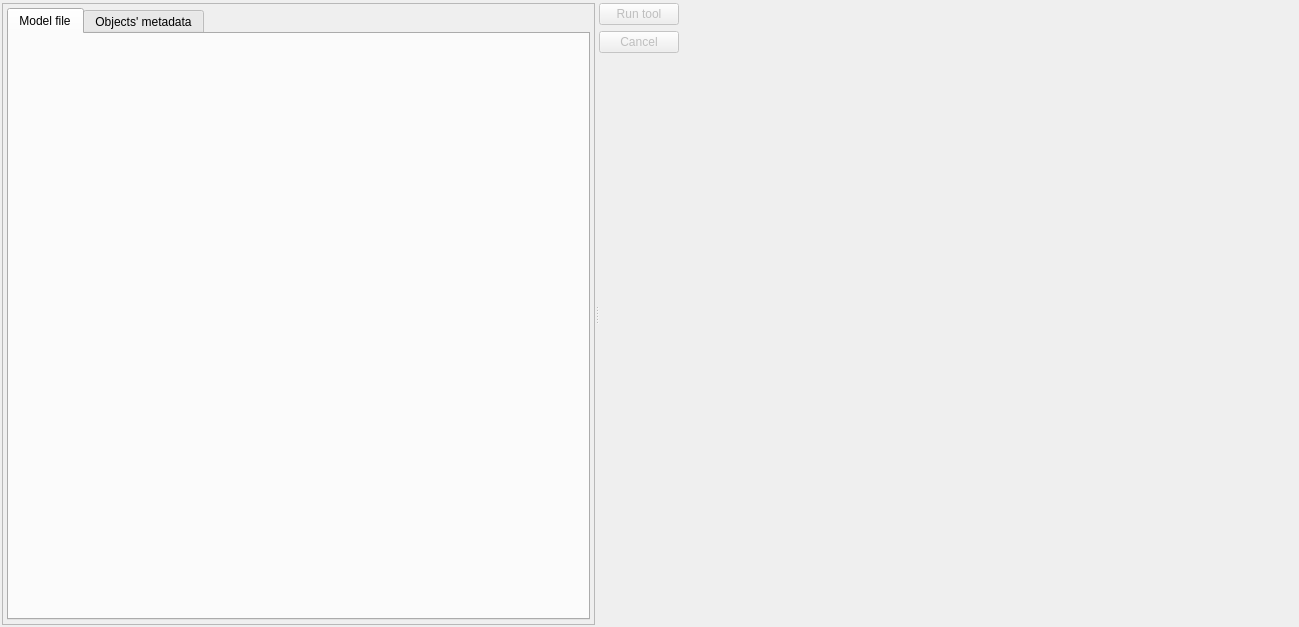
<?xml version="1.0" encoding="UTF-8"?>
<ui version="4.0">
 <class>FixToolsWidget</class>
 <widget class="QWidget" name="FixToolsWidget">
  <property name="windowModality">
   <enum>Qt::WindowModality::ApplicationModal</enum>
  </property>
  <property name="geometry">
   <rect>
    <x>0</x>
    <y>0</y>
    <width>1299</width>
    <height>627</height>
   </rect>
  </property>
  <property name="sizePolicy">
   <sizepolicy hsizetype="Expanding" vsizetype="Expanding">
    <horstretch>0</horstretch>
    <verstretch>0</verstretch>
   </sizepolicy>
  </property>
  <property name="windowTitle">
   <string>pgModeler settings</string>
  </property>
  <property name="windowIcon">
   <iconset resource="../../../../priv-core/res/logoicons.qrc">
    <normaloff>:/icons/icons/pgmodeler_logo.png</normaloff>:/icons/icons/pgmodeler_logo.png</iconset>
  </property>
  <layout class="QHBoxLayout" name="horizontalLayout">
   <property name="spacing">
    <number>5</number>
   </property>
   <property name="leftMargin">
    <number>2</number>
   </property>
   <property name="topMargin">
    <number>3</number>
   </property>
   <property name="rightMargin">
    <number>2</number>
   </property>
   <property name="bottomMargin">
    <number>2</number>
   </property>
   <item>
    <widget class="QSplitter" name="h_splitter">
     <property name="orientation">
      <enum>Qt::Orientation::Horizontal</enum>
     </property>
     <property name="childrenCollapsible">
      <bool>false</bool>
     </property>
     <widget class="QFrame" name="bg_frame">
      <property name="frameShape">
       <enum>QFrame::Shape::StyledPanel</enum>
      </property>
      <property name="frameShadow">
       <enum>QFrame::Shadow::Raised</enum>
      </property>
      <layout class="QVBoxLayout" name="verticalLayout">
       <property name="spacing">
        <number>5</number>
       </property>
       <property name="leftMargin">
        <number>4</number>
       </property>
       <property name="topMargin">
        <number>4</number>
       </property>
       <property name="rightMargin">
        <number>4</number>
       </property>
       <property name="bottomMargin">
        <number>4</number>
       </property>
       <item>
        <widget class="QTabWidget" name="tools_tbw">
         <property name="sizePolicy">
          <sizepolicy hsizetype="Expanding" vsizetype="Expanding">
           <horstretch>0</horstretch>
           <verstretch>0</verstretch>
          </sizepolicy>
         </property>
         <property name="layoutDirection">
          <enum>Qt::LayoutDirection::LeftToRight</enum>
         </property>
         <property name="currentIndex">
          <number>0</number>
         </property>
         <widget class="QWidget" name="fix_pg">
          <attribute name="icon">
           <iconset resource="../../res/resources.qrc">
            <normaloff>:/icons/icons/fixobject.png</normaloff>:/icons/icons/fixobject.png</iconset>
          </attribute>
          <attribute name="title">
           <string>Model file</string>
          </attribute>
         </widget>
         <widget class="QWidget" name="metadata_pg">
          <attribute name="icon">
           <iconset resource="../../res/resources.qrc">
            <normaloff>:/icons/icons/objmetadata.png</normaloff>:/icons/icons/objmetadata.png</iconset>
          </attribute>
          <attribute name="title">
           <string>Objects' metadata</string>
          </attribute>
         </widget>
        </widget>
       </item>
      </layout>
     </widget>
     <widget class="QWidget" name="act_btns_wgt" native="true">
      <layout class="QGridLayout" name="gridLayout">
       <property name="leftMargin">
        <number>0</number>
       </property>
       <property name="topMargin">
        <number>0</number>
       </property>
       <property name="rightMargin">
        <number>0</number>
       </property>
       <property name="bottomMargin">
        <number>0</number>
       </property>
       <property name="horizontalSpacing">
        <number>5</number>
       </property>
       <item row="1" column="0">
        <widget class="QPushButton" name="cancel_btn">
         <property name="enabled">
          <bool>false</bool>
         </property>
         <property name="sizePolicy">
          <sizepolicy hsizetype="Preferred" vsizetype="Preferred">
           <horstretch>0</horstretch>
           <verstretch>0</verstretch>
          </sizepolicy>
         </property>
         <property name="text">
          <string>Cancel</string>
         </property>
         <property name="icon">
          <iconset resource="../../res/resources.qrc">
           <normaloff>:/icons/icons/cancel.png</normaloff>:/icons/icons/cancel.png</iconset>
         </property>
         <property name="iconSize">
          <size>
           <width>28</width>
           <height>28</height>
          </size>
         </property>
        </widget>
       </item>
       <item row="0" column="0">
        <widget class="QPushButton" name="run_tool_btn">
         <property name="enabled">
          <bool>false</bool>
         </property>
         <property name="sizePolicy">
          <sizepolicy hsizetype="Preferred" vsizetype="Preferred">
           <horstretch>0</horstretch>
           <verstretch>0</verstretch>
          </sizepolicy>
         </property>
         <property name="maximumSize">
          <size>
           <width>16777215</width>
           <height>16777215</height>
          </size>
         </property>
         <property name="text">
          <string>Run tool</string>
         </property>
         <property name="icon">
          <iconset resource="../../res/resources.qrc">
           <normaloff>:/icons/icons/run.png</normaloff>:/icons/icons/run.png</iconset>
         </property>
         <property name="iconSize">
          <size>
           <width>28</width>
           <height>28</height>
          </size>
         </property>
         <property name="default">
          <bool>true</bool>
         </property>
         <property name="flat">
          <bool>false</bool>
         </property>
        </widget>
       </item>
       <item row="0" column="1" rowspan="3">
        <spacer name="horizontalSpacer">
         <property name="orientation">
          <enum>Qt::Orientation::Horizontal</enum>
         </property>
         <property name="sizeHint" stdset="0">
          <size>
           <width>40</width>
           <height>20</height>
          </size>
         </property>
        </spacer>
       </item>
       <item row="3" column="0">
        <spacer name="verticalSpacer">
         <property name="orientation">
          <enum>Qt::Orientation::Vertical</enum>
         </property>
         <property name="sizeHint" stdset="0">
          <size>
           <width>20</width>
           <height>40</height>
          </size>
         </property>
        </spacer>
       </item>
       <item row="4" column="0" colspan="2">
        <layout class="QHBoxLayout" name="horizontalLayout_9">
         <property name="spacing">
          <number>0</number>
         </property>
         <property name="rightMargin">
          <number>11</number>
         </property>
         <property name="bottomMargin">
          <number>11</number>
         </property>
         <item>
          <spacer name="horizontalSpacer_2">
           <property name="orientation">
            <enum>Qt::Orientation::Horizontal</enum>
           </property>
           <property name="sizeHint" stdset="0">
            <size>
             <width>40</width>
             <height>20</height>
            </size>
           </property>
          </spacer>
         </item>
         <item>
          <widget class="QLabel" name="nullptrlabs_lbl">
           <property name="sizePolicy">
            <sizepolicy hsizetype="Fixed" vsizetype="Fixed">
             <horstretch>0</horstretch>
             <verstretch>0</verstretch>
            </sizepolicy>
           </property>
           <property name="minimumSize">
            <size>
             <width>197</width>
             <height>80</height>
            </size>
           </property>
           <property name="maximumSize">
            <size>
             <width>197</width>
             <height>80</height>
            </size>
           </property>
           <property name="mouseTracking">
            <bool>true</bool>
           </property>
           <property name="text">
            <string/>
           </property>
           <property name="scaledContents">
            <bool>true</bool>
           </property>
           <property name="openExternalLinks">
            <bool>true</bool>
           </property>
          </widget>
         </item>
        </layout>
       </item>
      </layout>
     </widget>
    </widget>
   </item>
  </layout>
 </widget>
 <resources>
  <include location="../../../../priv-core/res/logoicons.qrc"/>
  <include location="../../res/resources.qrc"/>
  <include location="../../../../priv-core/res/logoicons.qrc"/>
  <include location="../../../../priv-core/res/logoicons.qrc"/>
  <include location="../../../../priv-core/res/logoicons.qrc"/>
  <include location="../../../../priv-core/res/logoicons.qrc"/>
  <include location="../../../../priv-core/res/logoicons.qrc"/>
  <include location="../../../../priv-core/res/logoicons.qrc"/>
  <include location="../../../../priv-core/res/logoicons.qrc"/>
  <include location="../../../../priv-core/res/logoicons.qrc"/>
  <include location="../../../../priv-core/res/logoicons.qrc"/>
 </resources>
 <connections/>
</ui>
